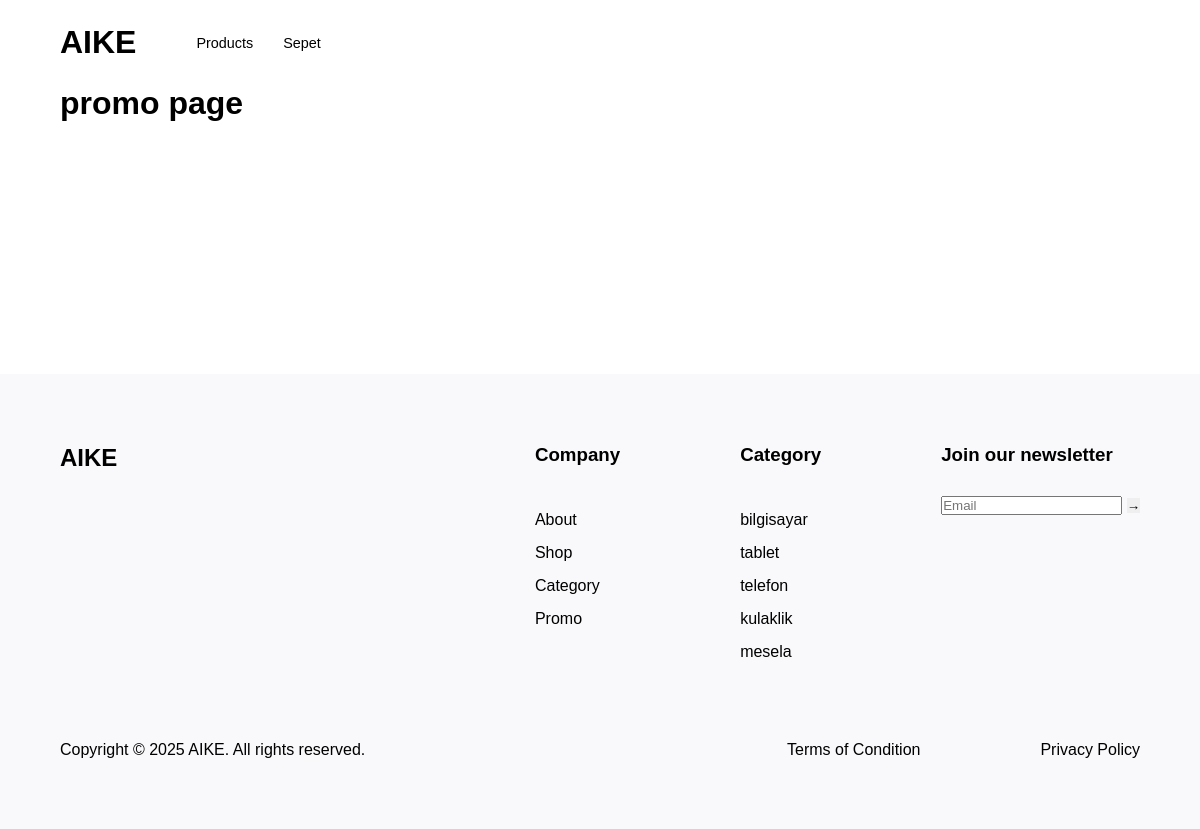
The app's page /promo/, older data.
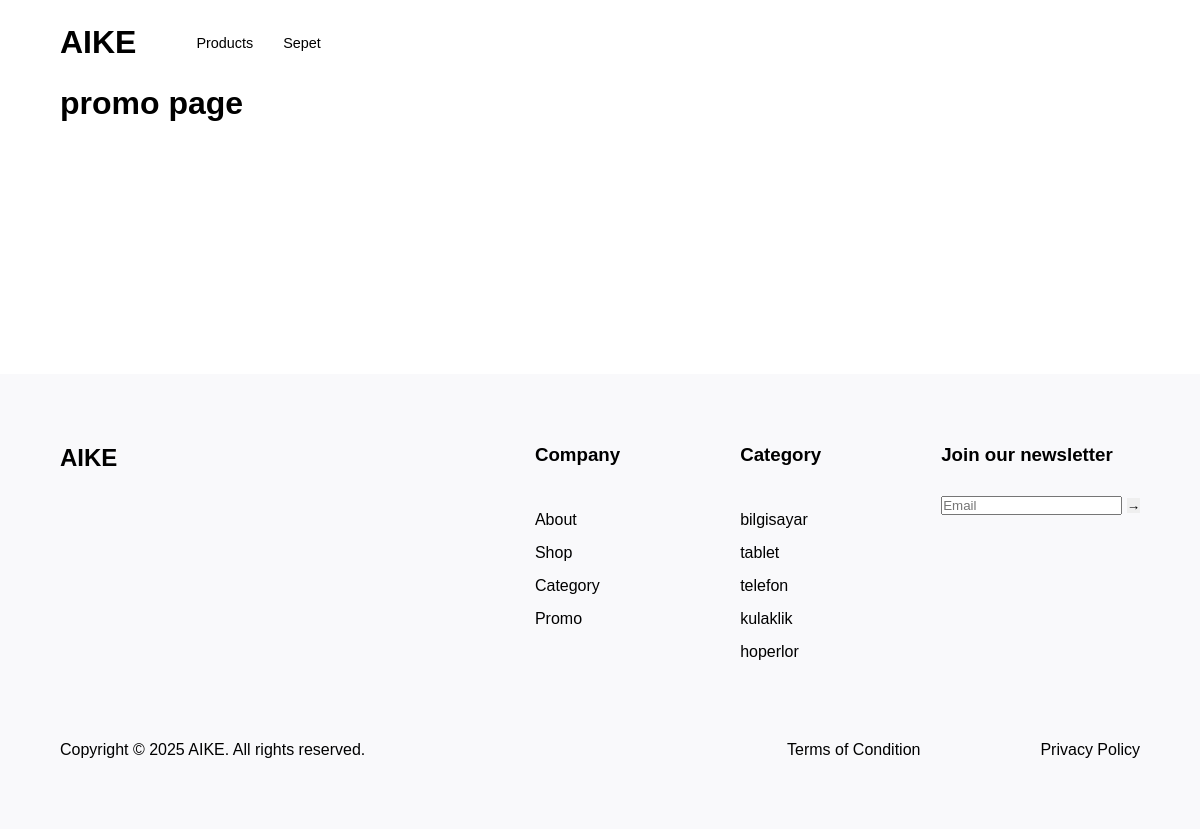
The same page, newer data.
### siteapp/models.py (models this page shows, shortened)
class category(models.Model):
    name = models.CharField(max_length=100)
    slug = models.SlugField(null=False, unique=True, blank=True, db_index=True, editable=False)

### siteapp/views.py (the view)
# urls.py: path('promo/', views.promo, name="promo"),
def promo(request):
    return render(request, "siteapp/promo.html")

### siteapp/context_processors.py (called while the page is built)
def site_info(request):
    return {"copyright_year": 2025, "company_name": "AIKE"}

def categories(request):
    return {
        "f_categories": category.objects.all()[:5],
    }

### siteapp/templates/siteapp/promo.html
{% extends "base.html" %} {% load static %} {% block title %}promo{% endblock %} {% block content %}
<h1>promo page</h1>
<br><br>
<br><br>
<br><br>
<br><br>
<br><br>
<br><br>
<br><br>
{% endblock %}

### templates/partials/_footer.html
<footer class="section footer">
	<div class="footer-container container">
		<header class="footer-logo">
			<a href="{% url 'home' %}">
				<h2>AIKE</h2>
			</a>
		</header>
		<nav class="footer-links">
			<div class="footer-column">
				<h3 class="footer-column--title">Company</h3>
				<ul class="footer-column--links">
					<li><a href="{% url 'about' %}">About</a></li>
					<li><a href="{% url 'products' %}">Shop</a></li>
					<li><a href="{% url 'Category' %}">Category</a></li>
					<li><a href="{% url 'promo' %}">Promo</a></li>
				</ul>
			</div>
			<div class="footer-column">
				<h3 class="footer-column--title">Category</h3>
				<ul class="footer-column--links">
					{% for category in f_categories %}
						<li><a href="{% url 'products-by-category' category.slug %}">{{category.name}}</a></li>
					{% endfor %}
				</ul>
			</div>
			<div class="footer-column newsletter">
				<h3 class="footer-column--title">Join our newsletter</h3>
				<form>
					<input type="email" placeholder="Email" />
					<button type="submit">→</button>
				</form>
			</div>
		</nav>
	</div>
	<div class="container">
		<div class="footer-bottom">
			<p>Copyright © {{ copyright_year }} {{ company_name }}. All rights reserved.</p>
			<div class="footer-links">
				<a href="#">Terms of Condition</a>
				<a href="#">Privacy Policy</a>
			</div>
		</div>
	</div>
</footer>

Row changes from the older to the newer data that the page shows:
removed category: name "mesela"
added category: name "hoperlor"
